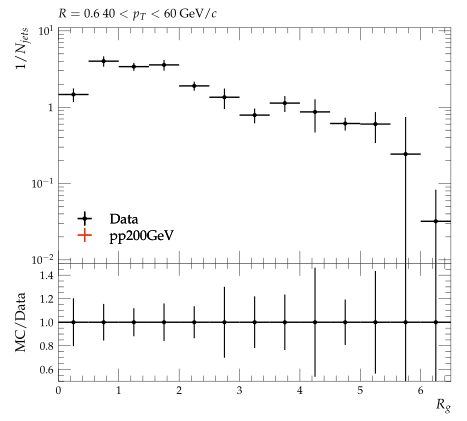

Write the Python code that produced this figure.
#! /usr/bin/env python3

# This Python script was auto-generated using YODA v2.1.0.
# Analysis object: /STAR_2020_I1783875/d37-x01-y01
# Timestamp: 07-10-2025 (17:32:21)

import matplotlib as mpl
import matplotlib.pyplot as plt
mpl.use('Agg') # comment out for interactive use
import os
import numpy as np
from numpy import nan, inf

plotDir = os.path.split(os.path.realpath(__file__))[0]
if 'YODA_USER_PLOT_PATH' in globals():
    plot_outdir = globals()['YODA_USER_PLOT_PATH']
else:
    plot_outdir = plotDir

#plot style
plt.style.use(os.path.join(plotDir, '../default.mplstyle'))
# plot metadata
figW, figH = plt.rcParams['figure.figsize']
ax_xLabel = r'$R_{g}$'
ax_yLabel = r'$1/N_{jets}$'
ax_title  = r'$R=0.6 ~ 40 < p_{T} < 60$ GeV/$c$'
ax_xScale = 'linear'
ax_yScale = 'log'
xLims = (0.0, 6.5)
yLims = (0.009000000000000001, 11.0)

# TeX-friendly labels for the legend
labels = {
    'legend' : ([ r"Data", r"pp200GeV" ], r""),
}

# Adjust canvas width and height
canvasW = 10.0
canvasH = 9.0
figW *= canvasW/10.
figH *= canvasH/9.

# Create figure and axis objects
fig, (ax, ratio0_ax) = plt.subplots(2, 1, sharex=True,
                  figsize=(figW,figH), gridspec_kw={'height_ratios': (6.0, 3.0)})

# Set figure margins
plt.subplots_adjust(
    left   = 1.0 * plt.rcParams['figure.subplot.left'],
    right  = 1.0 * plt.rcParams['figure.subplot.right'],
    top    = 1.0 * plt.rcParams['figure.subplot.top'],
    bottom = 1.0 * plt.rcParams['figure.subplot.bottom'])

ratio0_ax.yaxis.set_major_locator(mpl.ticker.MultipleLocator(0.2))
ratio0_ax.set_ylim(0.5, 1.4999)
ratio0_ax.set_ylabel('MC/Data')

# the numerical data is stored in a separate file
dataf = dict()
prefix = os.path.split(__file__)[0]
if prefix:    prefix = prefix + '/'
exec(open(prefix+'d37-x01-y01__data.py').read(), dataf)


legend_handles = dict() # keep track of handles for the legend

# style options for curves
# starts at zorder>=5 to draw curve on top of legend
styles = {
  'Data': {
    'color' : 'black',
    'linestyle' : '-',
    'linewidth' : 1,
    'marker' : 'o',
    'markersize' : 2,
    'capsize' : 0.0,
    'zorder' : 5,
    'histstyle' : 0,
    'drawstyle' : 'steps-pre',
    'xerrorbars' : 1,
    'yerrorbars' : 1,
    'fillcolor' : None,
    'fillopacity' : 1.0,
    'ratio0_linestyle' : '-',
    'ratio0_linewidth' : 1,
    'ratio0_marker' : 'o',
    'ratio0_markersize' : 2,
    'ratio0_capsize' : 0.0,
    'ratio0_zorder' : 5,
    'ratio0_histstyle' : 0,
    'ratio0_drawstyle' : 'steps-pre',
    'ratio0_xerrorbars' : 1,
    'ratio0_yerrorbars' : 1,
  },
  'pp200GeV.yoda': {
    'color' : '#EE3311',
    'linestyle' : '-',
    'linewidth' : 1,
    'marker' : 'none',
    'markersize' : 2,
    'capsize' : 0.0,
    'zorder' : 6,
    'histstyle' : 1,
    'drawstyle' : 'steps-pre',
    'xerrorbars' : 1,
    'yerrorbars' : 1,
    'fillcolor' : None,
    'fillopacity' : 1.0,
    'ratio0_linestyle' : '-',
    'ratio0_linewidth' : 1,
    'ratio0_marker' : 'none',
    'ratio0_markersize' : 2,
    'ratio0_capsize' : 0.0,
    'ratio0_zorder' : 6,
    'ratio0_histstyle' : 1,
    'ratio0_drawstyle' : 'steps-pre',
    'ratio0_xerrorbars' : 1,
    'ratio0_yerrorbars' : 1,
  },
}

# curve from input yoda files in main panel
for label, yvals in dataf['yvals'].items():
    if all(np.isnan(v) for v in dataf['yvals'][label]):
        continue
    tmp = None
    if styles[label]['histstyle']: # draw as histogram
        xpos = dataf['xedges'][label] if styles[label]['drawstyle'] else dataf['xpoints'][label]
        ypos = np.insert(yvals, 0, yvals[0]) if styles[label]['drawstyle'] else yvals
        if styles[label]['fillcolor']: # fill area below curve
            ax.fill_between(xpos, ypos, step='pre',
                            color=styles[label]['fillcolor'],
                            alpha=styles[label]['fillopacity'])
        tmp, = ax.plot(xpos, ypos,
                       color=styles[label]['color'],
                       linestyle=styles[label]['linestyle'],
                       linewidth=styles[label]['linewidth'],
                       drawstyle=styles[label]['drawstyle'], solid_joinstyle='miter',
                       zorder=styles[label]['zorder'], label=label)
    tmp = ax.errorbar(dataf['xpoints'][label], yvals,
                      xerr=np.array(dataf['xerrs'][label])*styles[label]['xerrorbars'],
                      yerr=np.array(dataf['yerrs'][label])*styles[label]['yerrorbars'],
                      fmt=styles[label]['marker'], capsize=styles[label]['capsize'],
                      markersize=styles[label]['markersize'],
                      ecolor=styles[label]['color'],
                      color=styles[label]['color'], zorder=styles[label]['zorder'])
    tmp[-1][0].set_linestyle(styles[label]['linestyle'])
    tmp[-1][0].set_linewidth(styles[label]['linewidth'])
    if label in dataf['add_legend_handle']:  legend_handles[label] = tmp
    for varLabel in dataf['variation_yvals'].keys():
        if varLabel.startswith(label):
            tmp, = ax.plot(dataf['xedges'][label], dataf['variation_yvals'][varLabel],
                           color=styles[label]['color'],
                           linestyle=styles[label]['linestyle'],
                           linewidth=styles[label]['linewidth'],
                           drawstyle='steps-pre', solid_joinstyle='miter',
                           zorder=styles[label]['zorder'], alpha=0.5)


# plots on ratio panel
# curve from input yoda files in ratio panel
for label, yvals in dataf['ratio0_yvals'].items():
    if all(np.isnan(v) for v in yvals):
        continue
    if styles[label]['ratio0_histstyle']: # plot as histogram
        xpos = dataf['xedges']['Data'] if styles[label]['ratio0_drawstyle'] else dataf['xpoints']['Data']
        ypos = np.insert(yvals, 0, yvals[0]) if styles[label]['ratio0_drawstyle'] else yvals
        ratio0_ax.plot(xpos, ypos,
                       color=styles[label]['color'],
                       linewidth=styles[label]['linewidth'],
                       linestyle=styles[label]['ratio0_linestyle'],
                       drawstyle=styles[label]['ratio0_drawstyle'], zorder=styles[label]['zorder'],
                       solid_joinstyle='miter')
    tmp = ratio0_ax.errorbar(dataf['xpoints']['Data'], yvals,
                             xerr=np.array(dataf['ref_xerrs'])*styles[label]['ratio0_xerrorbars'],
                             yerr=np.array(dataf['ratio0_yerrs'][label])*styles[label]['ratio0_yerrorbars'],
                             fmt=styles[label]['ratio0_marker'], capsize=styles[label]['ratio0_capsize'],
                             markersize=styles[label]['ratio0_markersize'],
                             ecolor=styles[label]['color'],
                             color=styles[label]['color'])
    tmp[-1][0].set_linestyle(styles[label]['ratio0_linestyle'])
    tmp[-1][0].set_linewidth(styles[label]['ratio0_linewidth'])

    for varlabel in dataf['ratio0_variation_vals'].keys():
        if varlabel.startswith(label):
            ratio0_ax.plot(dataf['xedges']['Data'],
                            dataf['ratio0_variation_vals'][varlabel],
                            color=styles[label]['color'],
                            linestyle=styles[label]['linestyle'],
                            linewidth=styles[label]['linewidth'],
                            drawstyle='steps-pre', solid_joinstyle='miter',
                            zorder=1, alpha=0.5)

legend_items = list(legend_handles.values())
ax.add_artist(ax.legend(legend_items,
                        labels['legend'][0],
                        title=labels['legend'][1],
                        alignment='left',
                        loc='lower left',
                        bbox_to_anchor=(0.0, 0.03)))

# set plot metadata as defined above
ratio0_ax.set_xlabel(ax_xLabel)
ratio0_ax.xaxis.set_label_coords(1., -0.15)
ax.set_ylabel(ax_yLabel, ha='right', va='top')
ax.yaxis.set_label_coords(-0.11, 1.0)
ax.set_title(ax_title, loc='left')
ax.set_xscale(ax_xScale)
ax.set_yscale(ax_yScale)
ax.set_xlim(xLims)
ax.set_ylim(yLims)

# tick formatting
plt.rcParams['xtick.top'] = True
plt.rcParams['ytick.right'] = True
ax.yaxis.set_major_locator(mpl.ticker.LogLocator(base=10.0, numticks=np.inf))
ax.yaxis.set_minor_locator(mpl.ticker.LogLocator(
                           base=10.0, subs=np.arange(0.1, 1, 0.1), numticks=np.inf))
fig.align_ylabels((ax, ratio0_ax))
plt.savefig(os.path.join(plot_outdir, 'd37-x01-y01.pdf'), format='PDF')
plt.savefig(os.path.join(plot_outdir, 'd37-x01-y01.png'), format='PNG')

plt.close(fig)
